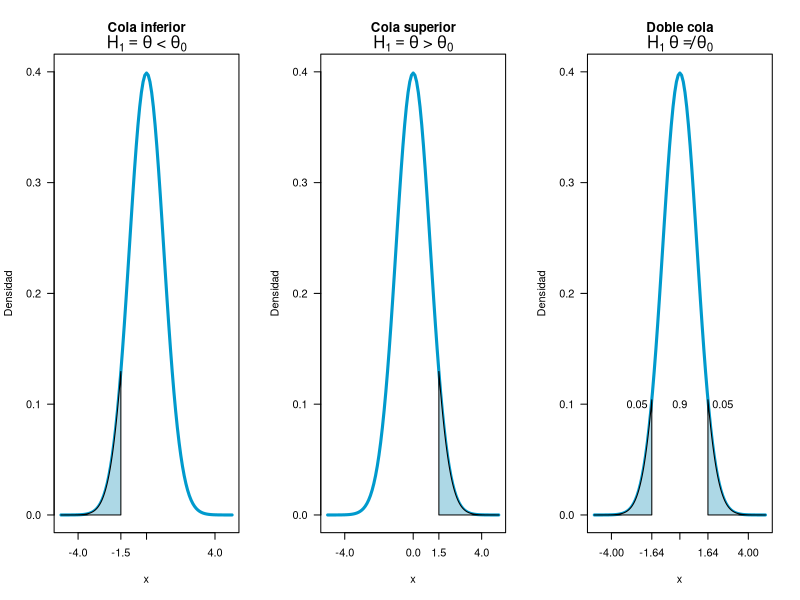

The R source for this figure:
## ---- chunk 1
library(DiagrammeR)

DiagrammeR("graph TB;
  A[Definir las hipótesis]-->B{Calcular el estadístico}
  B-->D[Definir región de aceptación y rechazo]
  B-->C[Calcular valor p]
  C-->E[Tomar desición]
  D-->E[Tomar desición]
           ")
            
## ---- chunk 2

par(mfrow=c(1,3))
x=seq(-5,5,0.001)

# cola inferior

curve(dnorm(x, mean=0, sd=1),
      from=-5,
      to=5,
      ylab="Densidad",
      las=1, lwd=3, col="deepskyblue3",ylim=c(0,0.4),
      xaxt = "n",
       main =  "Cola inferior"  )
      mtext(expression(H[1] == theta ~ "<" ~ theta[0] ) , side = 3)

polygon(c(x[x <= -1.5],-1.5), c(dnorm(x[x<=-1.5]),0), col="lightblue")
axis(1, at = c(-4,-1.5, 0,4))

# cola superior

curve(dnorm(x, mean=0, sd=1),
      from=-5,
      to=5,
      ylab="Densidad",
      las=1, lwd=3, col="deepskyblue3",ylim=c(0,0.4),
      xaxt = "n",
      main =  "Cola superior"  )
      mtext(expression(H[1] == theta ~ ">" ~ theta[0] ) , side = 3)
      
      
polygon(c(x[x >=1.5],1.5), c(dnorm(x[x >=1.5]),0), col="lightblue")
axis(1, at = c(-4, 0,1.5, 4))
     
curve(dnorm(x, mean=0, sd=1),
      from=-5,
      to=5,
      ylab="Densidad",
      las=1, lwd=3, col="deepskyblue3",ylim=c(0,0.4),
      xaxt = "n",
      main =  "Doble cola"  )
      mtext(expression(H[1] ~ theta !=  theta[0]) , side = 3)

m <- 0.9

x=seq(-5,5,0.001)
text(0, .1,round(m,3),cex=1)
text(-2.5, .1,round((1-m)/2,3),cex=1)
text(2.5,.1,round((1-m)/2,3),cex=1)
ns=1-m
ns2=round(qnorm(ns/2,mean=0,sd=1),2)
ns3=round(qnorm((1-(ns/2)),mean=0,sd=1),2)
axis(1, at = c(-4,ns2, 0,ns3, 4))

polygon(c(x[x <= ns2], ns2), c(dnorm(x[x <=ns2]),0), col="lightblue")
polygon(c(x[x >= ns3], ns3), c(dnorm(x[x >=ns3]),0), col="lightblue")
